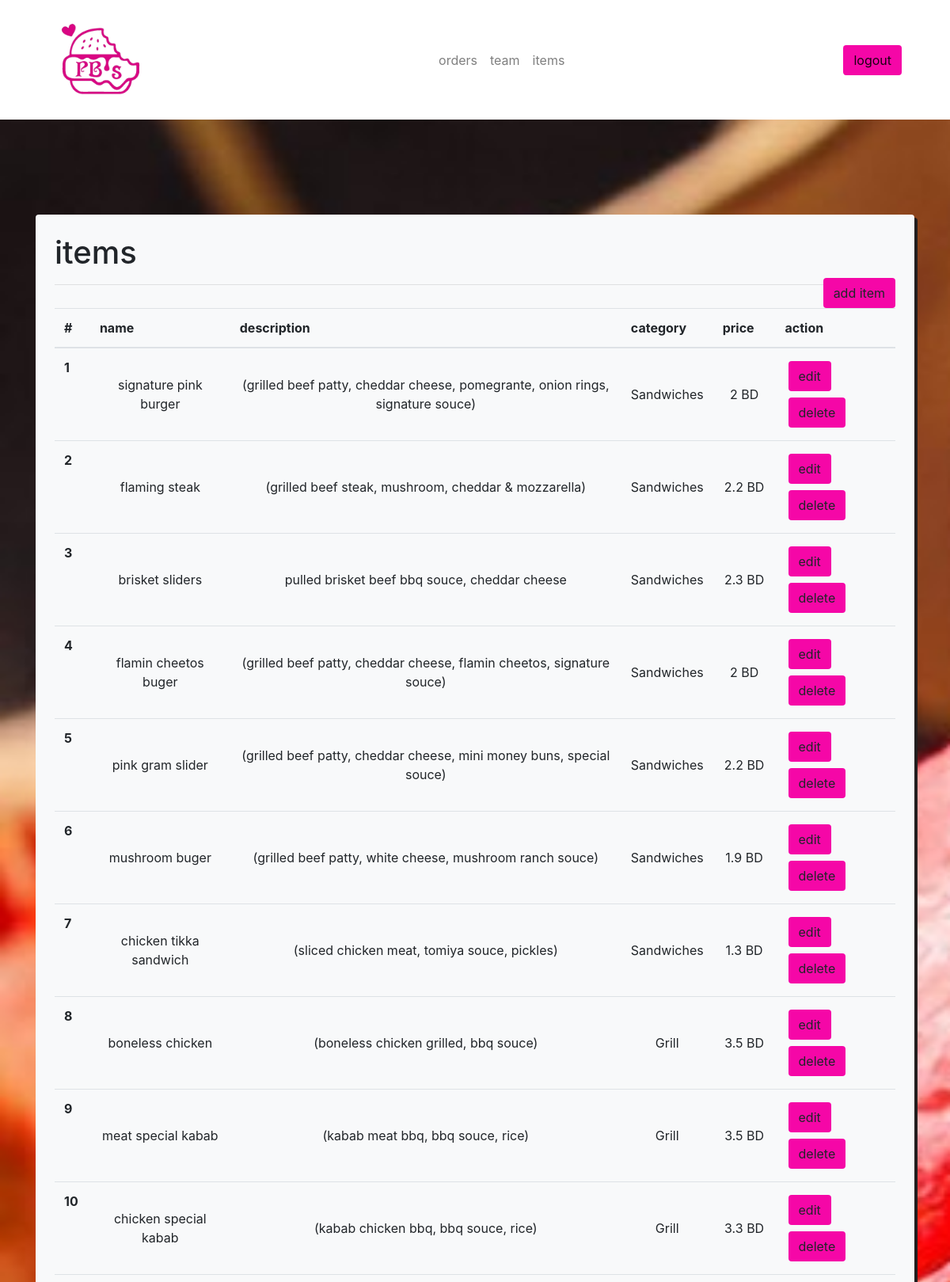
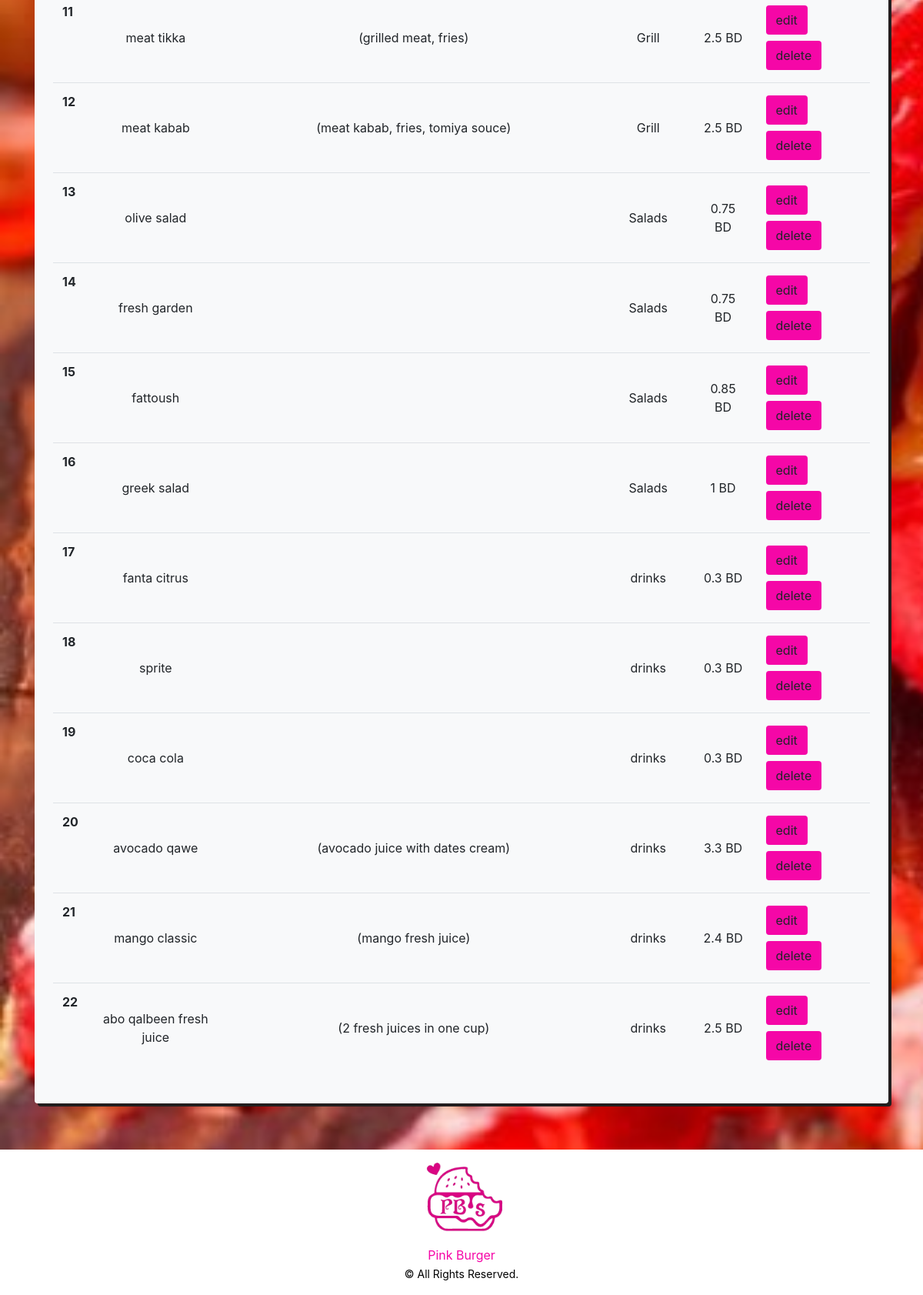
The page /admin/items.php (signed in) on the database its author committed (2 pictures, top to bottom).
### tables this page shows
CREATE TABLE `food_menu` (
  `id` int(11) NOT NULL,
  `food_name` varchar(60) NOT NULL,
  `descrip` varchar(255) NOT NULL,
  `category` int(11) NOT NULL,
  `price` float NOT NULL
);

CREATE TABLE `category` (
  `id` int(11) NOT NULL,
  `categ_name` varchar(100) NOT NULL
);

### admin/items.php (the view, shortened to what this page needs)
<?php include 'header.php';
include_once '../conn_db.php';
if ($_SESSION['state'] != 'admin') {
    header('location:dashboard.php');
}else{
    $stmt = $db->prepare('SELECT * FROM food_menu LEFT JOIN category ON food_menu.category = category.id');
    $stmt->execute();
    $items = $stmt->fetchAll();
}
?>
    <main>
        <div class="container">
            <div class="bg-light rounded p-4 food_menu">
                <h1>items</h1>
                <a href="add-item.php" class="btn float-right" style="background-color: #f507a7">add item</a>
                <hr>
                <table class="table">
                    <thead>
                    <tr>
                        <th scope="col">#</th>
                        <th scope="col">name</th>
                        <th scope="col">description</th>
                        <th scope="col">category</th>
                        <th scope="col">price</th>
                        <th scope="col">action</th>
                    </tr>
                    </thead>
                    <tbody>
                    <?php
                        foreach ($items as $item){
                            $id = $item[0];
                            ?>
                            <tr>
                                <th scope="row"><?php echo $id;?></th>
                                <td class="text-center align-middle"><?php echo $item['food_name'];?></td>
                                <td class="text-center align-middle"><?php echo $item['descrip'];?></td>
                                <td class="text-center align-middle"><?php echo $item['categ_name'];?></td>
                                <td class="text-center align-middle"><?php echo $item['price'];?> BD</td>
                                <td><a href="edit_item.php?id=<?php echo $id;?>" class="btn mx-1 my-1" style="background-color: #f507a7">edit</a><a name="food_menu" did="<?php echo $id;?>"  class="btn mx-1 my-1 del" style="background-color: #f507a7">delete</a></td>
                            </tr>
                    <?php
                        }
                    ?>
                    </tbody>
                </table>
            </div>
        </div>
    </main>
<?php include 'footer.php';?>

### inc/css/style.css (style rules this page uses)
main { background-image: url("../../assests/img/bg.jpg"); background-repeat: no-repeat; background-size: cover; background-attachment: fixed; min-height: 100vh; padding-top: 10%; padding-bottom: 5%; }
.food_menu { box-shadow: 4px 4px #221e1e; }

### rows shown on the page
food_menu: id "1", food_name "signature pink burger", descrip "(grilled beef patty, cheddar cheese, pomegrante, onion rings, signature souce)", category.categ_name "Sandwiches", price "2"
food_menu: id "2", food_name "flaming steak", descrip "(grilled beef steak, mushroom, cheddar & mozzarella)", category.categ_name "Sandwiches", price "2.2"
food_menu: id "3", food_name "brisket sliders", descrip "pulled brisket beef bbq souce, cheddar cheese", category.categ_name "Sandwiches", price "2.3"
food_menu: id "4", food_name "flamin cheetos buger", descrip "(grilled beef patty, cheddar cheese, flamin cheetos, signature souce)", category.categ_name "Sandwiches", price "2"
food_menu: id "5", food_name "pink gram slider", descrip "(grilled beef patty, cheddar cheese, mini money buns, special souce)", category.categ_name "Sandwiches", price "2.2"
food_menu: id "6", food_name "mushroom buger", descrip "(grilled beef patty, white cheese, mushroom ranch souce)", category.categ_name "Sandwiches", price "1.9"
food_menu: id "7", food_name "chicken tikka sandwich", descrip "(sliced chicken meat, tomiya souce, pickles)", category.categ_name "Sandwiches", price "1.3"
food_menu: id "8", food_name "boneless chicken", descrip "(boneless chicken grilled, bbq souce)", category.categ_name "Grill", price "3.5"
food_menu: id "9", food_name "meat special kabab", descrip "(kabab meat bbq, bbq souce, rice)", category.categ_name "Grill", price "3.5"
food_menu: id "10", food_name "chicken special kabab", descrip "(kabab chicken bbq, bbq souce, rice)", category.categ_name "Grill", price "3.3"
food_menu: id "11", food_name "meat tikka", descrip "(grilled meat, fries)", category.categ_name "Grill", price "2.5"
food_menu: id "12", food_name "meat kabab", descrip "(meat kabab, fries, tomiya souce)", category.categ_name "Grill", price "2.5"
food_menu: id "13", food_name "olive salad", category.categ_name "Salads", price "0.75"
food_menu: id "14", food_name "fresh garden", category.categ_name "Salads", price "0.75"
food_menu: id "15", food_name "fattoush", category.categ_name "Salads", price "0.85"
food_menu: id "16", food_name "greek salad", category.categ_name "Salads", price "1"
food_menu: id "17", food_name "fanta citrus", category.categ_name "drinks", price "0.3"
food_menu: id "18", food_name "sprite", category.categ_name "drinks", price "0.3"
food_menu: id "19", food_name "coca cola", category.categ_name "drinks", price "0.3"
food_menu: id "20", food_name "avocado qawe", descrip "(avocado juice with dates cream)", category.categ_name "drinks", price "3.3"
food_menu: id "21", food_name "mango classic", descrip "(mango fresh juice)", category.categ_name "drinks", price "2.4"
food_menu: id "22", food_name "abo qalbeen fresh juice", descrip "(2 fresh juices in one cup)", category.categ_name "drinks", price "2.5"
